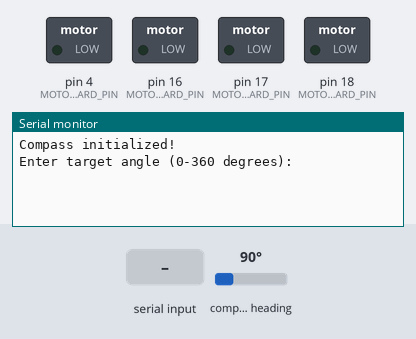
Bench run of a sketch on a simulated Arduino Uno, built with avr-gcc and run on an emulated ATmega328P. Shown: switched loads named in the sketch (green lamp = pin HIGH), the last lines printed to the serial monitor. The inputs (shaded band) are chosen by the test bench; at power-on: compass heading 90°.

Above: at 1.2 s.
1.3 s: "90,45\n" received over Serial
At 1.7 s:
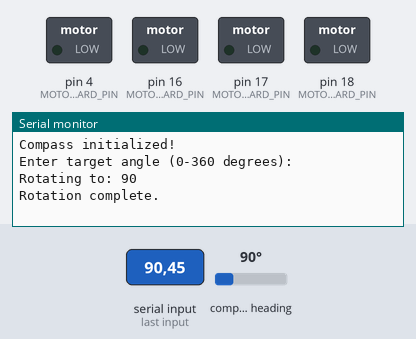
At 3.41 s:
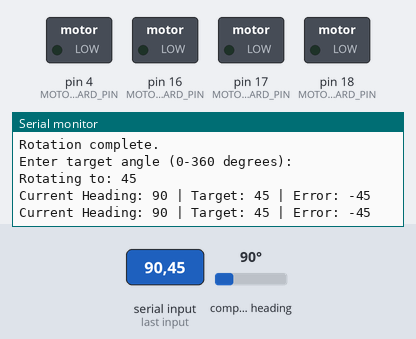

Measured:
- after the input at 1.3 s, the serial monitor: prints a new line at once (image 1)

The sketch:

compass.ino
```cpp
#include <QMC5883LCompass.h>

QMC5883LCompass compass;

// Motor control pins
const int MOTOR_LEFT_FORWARD_PIN = 16;
const int MOTOR_LEFT_BACKWARD_PIN = 4;
const int MOTOR_RIGHT_FORWARD_PIN = 18;
const int MOTOR_RIGHT_BACKWARD_PIN = 17;

// Robot constants
const int TURN_SPEED = 100;    // Speed for rotation
const int TARGET_MARGIN = 3;  // Acceptable margin of error in degrees

void setup() {
  Serial.begin(115200);

  // Initialize compass
  compass.init();

  Serial.println("Compass initialized!");

  // Motor pin setup
  pinMode(MOTOR_LEFT_FORWARD_PIN, OUTPUT);
  pinMode(MOTOR_LEFT_BACKWARD_PIN, OUTPUT);
  pinMode(MOTOR_RIGHT_FORWARD_PIN, OUTPUT);
  pinMode(MOTOR_RIGHT_BACKWARD_PIN, OUTPUT);
}

void loop() {
  Serial.println("Enter target angle (0-360 degrees): ");
  while (Serial.available() == 0) {
    delay(100);
  }

  int targetAngle = Serial.parseInt(); // Get the target angle
  targetAngle = targetAngle % 360;    // Keep the angle within 0-360 degrees
  Serial.print("Rotating to: ");
  Serial.println(targetAngle);

  rotateToAngle(targetAngle);

  Serial.println("Rotation complete.");
  delay(2000);  // Wait before allowing a new input
}

void rotateToAngle(int targetAngle) {
  int currentHeading = getHeading();

  while (true) {
    currentHeading = getHeading();

    // Calculate the shortest rotation direction
    int error = targetAngle - currentHeading;
    if (error > 180) {
      error -= 360;
    } else if (error < -180) {
      error += 360;
    }

    // Check if the robot is within the margin of the target
    if (abs(error) <= TARGET_MARGIN) {
      stopMotors();
      break;
    }

    // Rotate based on the direction of error
    if (error > 0) {
      rotateRight(TURN_SPEED);
    } else {
      rotateLeft(TURN_SPEED);
    }

    Serial.print("Current Heading: ");
    Serial.print(currentHeading);
    Serial.print(" | Target: ");
    Serial.print(targetAngle);
    Serial.print(" | Error: ");
    Serial.println(error);

    delay(100);  // Small delay for stability
  }
}

int getHeading() {
  compass.read();
  int heading = compass.getAzimuth(); // Get the azimuth (heading) in degrees
  return heading;
}

void rotateRight(int speed) {
  analogWrite(MOTOR_LEFT_FORWARD_PIN, speed);
  analogWrite(MOTOR_LEFT_BACKWARD_PIN, 0);
  analogWrite(MOTOR_RIGHT_FORWARD_PIN, 0);
  analogWrite(MOTOR_RIGHT_BACKWARD_PIN, speed);
}

void rotateLeft(int speed) {
  analogWrite(MOTOR_LEFT_FORWARD_PIN, 0);
  analogWrite(MOTOR_LEFT_BACKWARD_PIN, speed);
  analogWrite(MOTOR_RIGHT_FORWARD_PIN, speed);
  analogWrite(MOTOR_RIGHT_BACKWARD_PIN, 0);
}

void stopMotors() {
  analogWrite(MOTOR_LEFT_FORWARD_PIN, 0);
  analogWrite(MOTOR_LEFT_BACKWARD_PIN, 0);
  analogWrite(MOTOR_RIGHT_FORWARD_PIN, 0);
  analogWrite(MOTOR_RIGHT_BACKWARD_PIN, 0);
}
```
